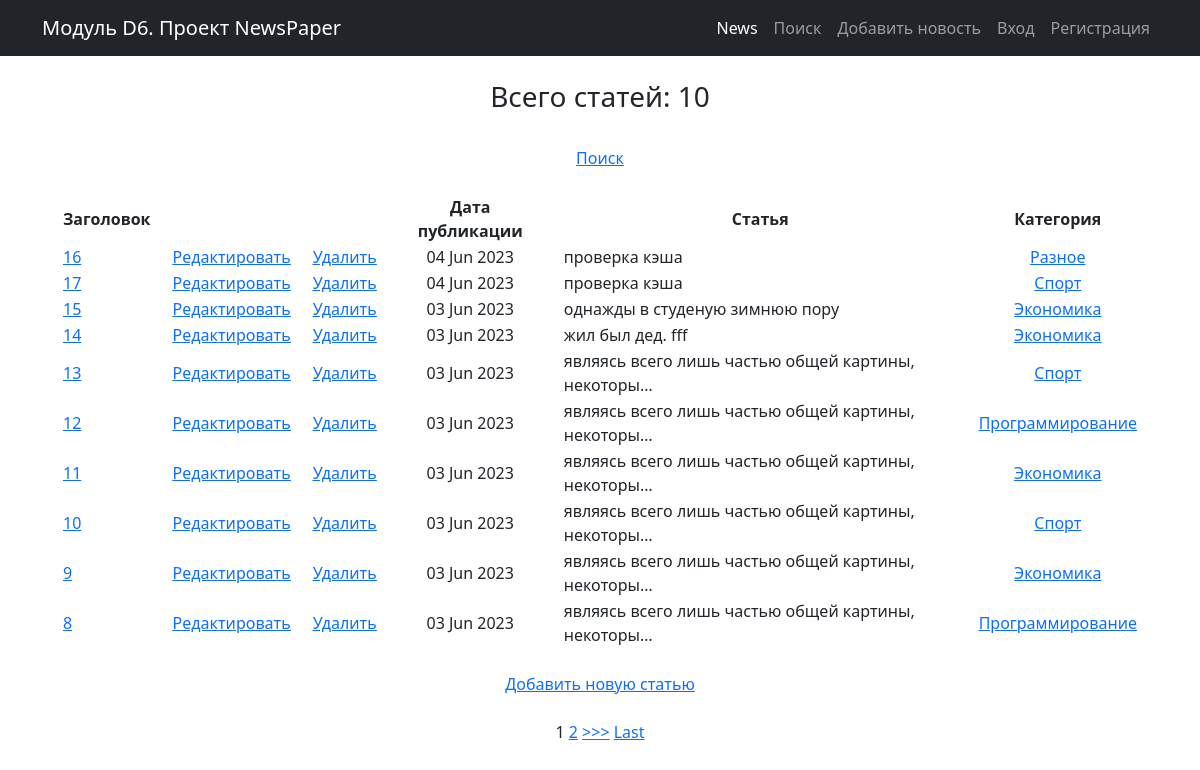
Page /news/ on the committed database.
### news/models.py (models this page shows, shortened)
class Post(models.Model):
    author = models.ForeignKey(Author, on_delete=models.CASCADE)
    NEWS = 'NW'
    ARTICLE = 'AR'
    CATEGORY_CHOICES = (
        (NEWS, 'Новость'),
        (ARTICLE, 'Статья')
    )
    categoryType = models.CharField(max_length=2, choices=CATEGORY_CHOICES, default=ARTICLE)
    dateCreation = models.DateTimeField(auto_now_add=True)
    postCategory = models.ManyToManyField(Category, through='PostCategory')
    title = models.CharField(max_length=128)
    text = models.TextField()
    rating = models.SmallIntegerField(default=0)

class Category(models.Model):
    name = models.CharField(max_length=64, unique=True)
    subscribers = models.ManyToManyField(User, blank=True) # подписчики

### news/views.py (the view)
# urls.py: path('', NewsList.as_view(), name='news_list'), # т.к. сам по себе это класс, то нам надо представить этот класс в виде view.
class NewsList(ListView):
    model = Post  # указываем модель, объекты которой мы будем выводить
    template_name = 'news.html'  # указываем имя шаблона, в котором будет лежать HTML,
    context_object_name = 'news'  # это имя списка, в котором будут лежать все объекты,
    ordering = ['-dateCreation'] # сортировка по дате публикации, сначала более новые /  queryset = Post.objects.order_by('-dateCreation')
    paginate_by = 10 # поставим постраничный вывод в один элемент

### news/templatetags/custom_filters.py (called while the page is built)
@register.filter(name='censor') # регистрируем наш фильтр под именем censor,
def censor(censor_text): # первый аргумент здесь — это то значение, к которому надо применить фильтр,
    for word in censor_words:
        censor_text = censor_text.lower().replace(word.lower(), '*censor*')  # переводим в строчные буквы, заменяем на *censor*
    return censor_text # возвращаемое функцией значение — это то значение, которое подставится к нам в шаблон

### templates/news.html (shortened to what this page needs)
{% extends 'flatpages/default.html' %}
{% load custom_filters %}
{% block content %}
    <br>
    <h3> Всего статей: {{ news|length }} </h3>
    <br>
    {% if news %}
        <a href="{% url 'post_search' %}"> Поиск</a>
        <br>
        <br>
        <table style="border-collapse: separate; border-spacing: 20px 0;">
            <tr>
                <td><strong>Заголовок</strong></td>
                <td></td>
                <td></td>
                <td><strong>Дата публикации</strong></td>
                <td><strong>Статья</strong></td>
                <td><strong>Категория</strong></td>
            </tr>
            {% for post in news %}
                <tr>
                    <td class="text-start">
                        <a href="{% url 'post_detail' post.id %}"> {{ post.title|censor|truncatechars:30  }}</a>
                    </td>
                    <td>
                        <a href="{% url 'post_update' post.id %}"><u>Редактировать</u></a>
                    </td>
                    <td>
                        <a href="{% url 'post_delete' post.id %}"><u> Удалить </u></a>
                    </td>
                    <td> {{ post.dateCreation|date:'d M Y' }} </td>
                    <td class="text-start"> {{ post.text|censor|truncatechars:50 }} </td>
                    <td>
                        {% for c in post.postCategory.all %}
                            <a href="{% url 'category' c.id %}">{{c.name}}</a>
                        {% endfor %}
                    </td>
                </tr>
            {% endfor %}
        </table>
        {% else %}
            <br>
            <h2>Статей нет!</h2>
    {% endif %}
    <br>
    <a href="{% url 'post_create' %}">Добавить новую статью</a> <br><br>
    {% if is_paginated %}
        {% for num in page_obj.paginator.page_range %}
            {% if page_obj.number == num %}
                <a>{{ num }}</a>
            {% elif num > page_obj.number|add:'-3' and num < page_obj.number|add:'3' %}
                <a href="?page={{ num }}">{{ num }}</a>
            {% endif %}
        {% endfor %}
        {% if page_obj.has_next %}
            <a href="?page={{ page_obj.next_page_number }}">>>></a>
            <a href="?page={{ page_obj.paginator.num_pages }}">Last</a>
        {% endif %}
    {% endif %}
{% endblock content %}

### templates/flatpages/default.html (shortened to what this page needs)
{% load static %}
<!DOCTYPE html>
<html lang="en">
    <head>
        <link href="{% static 'css/styles.css' %}" rel="stylesheet" />
    </head>
    <body>
        <nav class="navbar navbar-expand-lg navbar-dark bg-dark">
            <div class="container">
                <a class="navbar-brand" href="/news/">Модуль D6. Проект NewsPaper</a>
                <div class="collapse navbar-collapse" id="navbarSupportedContent">
                    <ul class="navbar-nav ms-auto mb-2 mb-lg-0">
                        <li class="nav-item"><a class="nav-link active" aria-current="page" href="/news/">News</a></li>
                        <li class="nav-item"><a class="nav-link" aria-current="page" href="/news/search">Поиск</a>
                        <li class="nav-item"><a class="nav-link" aria-current="page" href="/news/add">Добавить новость</a></li>
                        {% if user.is_authenticated %}
                            <li class="nav-item"><a class="nav-link" aria-current="page" href="http://127.0.0.1:8000/">{{user.username}}</a></li>
                            <li class="nav-item"><a class="nav-link" aria-current="page" href="/sign/logout/">Выход</a></li>
                        {% else %}
                            <li class="nav-item"><a class="nav-link" aria-current="page" href="/sign/login/">Вход</a></li>
                            <li class="nav-item"><a class="nav-link" aria-current="page" href="/sign/signup/">Регистрация</a></li>
                        {% endif %}
                    </ul>
                </div>
            </div>
        </nav>
        <div class="container">
                <div class="row">
                    <div class="col-lg-12 text-center">
                        {% block content %}{% endblock content %}
                    </div>
                </div>
        </div>
    </body>
</html>

### rows in the picture
Post: title|censor "16", dateCreation "04 Jun 2023", text|censor "проверка кэша"
Category: name "Разное"
Post: title|censor "17", dateCreation "04 Jun 2023", text|censor "проверка кэша"
Category: name "Спорт"
Post: title|censor "15", dateCreation "03 Jun 2023", text|censor "однажды в студеную зимнюю пору"
Category: name "Экономика"
Post: title|censor "14", dateCreation "03 Jun 2023", text|censor "жил был дед. fff"
Post: title|censor "13", dateCreation "03 Jun 2023", text|censor "являясь всего лишь частью общей картины, некоторы…"
Post: title|censor "12", dateCreation "03 Jun 2023", text|censor "являясь всего лишь частью общей картины, некоторы…"
Category: name "Программирование"
Post: title|censor "11", dateCreation "03 Jun 2023", text|censor "являясь всего лишь частью общей картины, некоторы…"
Post: title|censor "10", dateCreation "03 Jun 2023", text|censor "являясь всего лишь частью общей картины, некоторы…"
Post: title|censor "9", dateCreation "03 Jun 2023", text|censor "являясь всего лишь частью общей картины, некоторы…"
Post: title|censor "8", dateCreation "03 Jun 2023", text|censor "являясь всего лишь частью общей картины, некоторы…"

### other values in the picture
{{ news|length }} "10"
{{ num }} "1"
{{ num }} "2"
